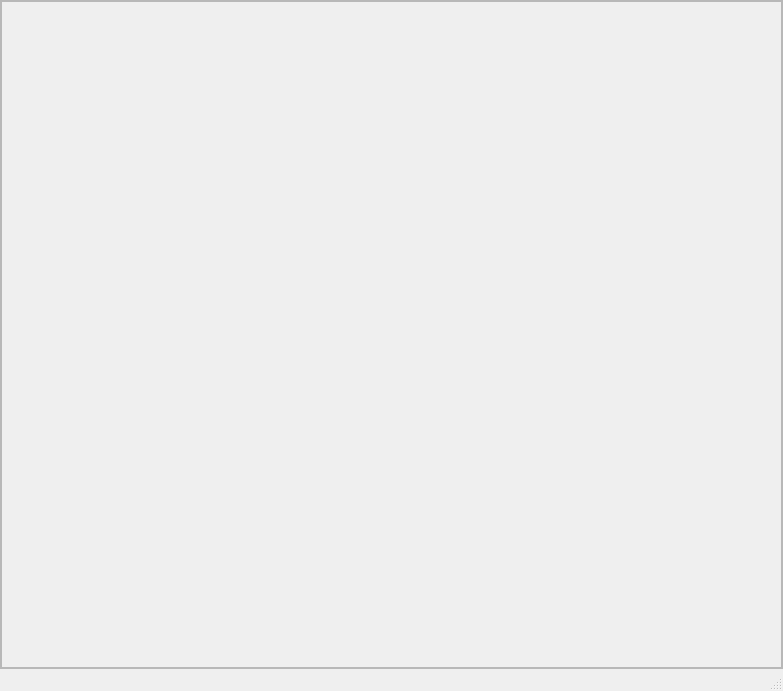
<?xml version="1.0" encoding="UTF-8"?>
<ui version="4.0">
 <class>AppWindow</class>
 <widget class="QMainWindow" name="AppWindow">
  <property name="geometry">
   <rect>
    <x>0</x>
    <y>0</y>
    <width>783</width>
    <height>691</height>
   </rect>
  </property>
  <property name="windowTitle">
   <string>AppWindow</string>
  </property>
  <widget class="QWidget" name="centralwidget">
   <layout class="QHBoxLayout" name="horizontalLayout_3">
    <property name="spacing">
     <number>0</number>
    </property>
    <property name="leftMargin">
     <number>0</number>
    </property>
    <property name="topMargin">
     <number>0</number>
    </property>
    <property name="rightMargin">
     <number>0</number>
    </property>
    <property name="bottomMargin">
     <number>0</number>
    </property>
    <item>
     <widget class="QFrame" name="frame_5">
      <property name="frameShape">
       <enum>QFrame::Shape::StyledPanel</enum>
      </property>
      <property name="frameShadow">
       <enum>QFrame::Shadow::Raised</enum>
      </property>
      <layout class="QGridLayout" name="gridLayout" columnstretch="0,0,0,0">
       <property name="leftMargin">
        <number>0</number>
       </property>
       <property name="topMargin">
        <number>0</number>
       </property>
       <property name="rightMargin">
        <number>0</number>
       </property>
       <property name="bottomMargin">
        <number>0</number>
       </property>
       <property name="spacing">
        <number>0</number>
       </property>
       <item row="1" column="3">
        <widget class="QFrame" name="frame_menu_right">
         <property name="frameShape">
          <enum>QFrame::Shape::NoFrame</enum>
         </property>
         <property name="frameShadow">
          <enum>QFrame::Shadow::Raised</enum>
         </property>
         <layout class="QVBoxLayout" name="verticalLayout_6">
          <property name="spacing">
           <number>0</number>
          </property>
          <property name="leftMargin">
           <number>0</number>
          </property>
          <property name="topMargin">
           <number>0</number>
          </property>
          <property name="rightMargin">
           <number>0</number>
          </property>
          <property name="bottomMargin">
           <number>0</number>
          </property>
         </layout>
        </widget>
       </item>
       <item row="0" column="0">
        <widget class="QFrame" name="corner_upper_left">
         <property name="minimumSize">
          <size>
           <width>0</width>
           <height>0</height>
          </size>
         </property>
         <property name="frameShape">
          <enum>QFrame::Shape::NoFrame</enum>
         </property>
         <property name="frameShadow">
          <enum>QFrame::Shadow::Raised</enum>
         </property>
        </widget>
       </item>
       <item row="2" column="0">
        <widget class="QFrame" name="corner_lower_left">
         <property name="minimumSize">
          <size>
           <width>0</width>
           <height>0</height>
          </size>
         </property>
         <property name="frameShape">
          <enum>QFrame::Shape::NoFrame</enum>
         </property>
         <property name="frameShadow">
          <enum>QFrame::Shadow::Raised</enum>
         </property>
        </widget>
       </item>
       <item row="0" column="3">
        <widget class="QFrame" name="corner_upper_right">
         <property name="minimumSize">
          <size>
           <width>0</width>
           <height>0</height>
          </size>
         </property>
         <property name="frameShape">
          <enum>QFrame::Shape::NoFrame</enum>
         </property>
         <property name="frameShadow">
          <enum>QFrame::Shadow::Raised</enum>
         </property>
        </widget>
       </item>
       <item row="1" column="0">
        <widget class="QFrame" name="frame_menu_left">
         <property name="frameShape">
          <enum>QFrame::Shape::NoFrame</enum>
         </property>
         <property name="frameShadow">
          <enum>QFrame::Shadow::Raised</enum>
         </property>
         <layout class="QVBoxLayout" name="verticalLayout_5">
          <property name="spacing">
           <number>0</number>
          </property>
          <property name="leftMargin">
           <number>0</number>
          </property>
          <property name="topMargin">
           <number>0</number>
          </property>
          <property name="rightMargin">
           <number>0</number>
          </property>
          <property name="bottomMargin">
           <number>0</number>
          </property>
         </layout>
        </widget>
       </item>
       <item row="0" column="1">
        <widget class="QFrame" name="frame_menu_top">
         <property name="frameShape">
          <enum>QFrame::Shape::NoFrame</enum>
         </property>
         <property name="frameShadow">
          <enum>QFrame::Shadow::Raised</enum>
         </property>
         <layout class="QHBoxLayout" name="horizontalLayout">
          <property name="spacing">
           <number>0</number>
          </property>
          <property name="leftMargin">
           <number>0</number>
          </property>
          <property name="topMargin">
           <number>0</number>
          </property>
          <property name="rightMargin">
           <number>0</number>
          </property>
          <property name="bottomMargin">
           <number>0</number>
          </property>
         </layout>
        </widget>
       </item>
       <item row="2" column="3">
        <widget class="QFrame" name="corner_lower_right">
         <property name="minimumSize">
          <size>
           <width>0</width>
           <height>0</height>
          </size>
         </property>
         <property name="frameShape">
          <enum>QFrame::Shape::NoFrame</enum>
         </property>
         <property name="frameShadow">
          <enum>QFrame::Shadow::Raised</enum>
         </property>
        </widget>
       </item>
       <item row="2" column="1">
        <widget class="QFrame" name="frame_menu_bottom">
         <property name="frameShape">
          <enum>QFrame::Shape::NoFrame</enum>
         </property>
         <property name="frameShadow">
          <enum>QFrame::Shadow::Raised</enum>
         </property>
         <layout class="QHBoxLayout" name="horizontalLayout_2">
          <property name="spacing">
           <number>0</number>
          </property>
          <property name="leftMargin">
           <number>0</number>
          </property>
          <property name="topMargin">
           <number>0</number>
          </property>
          <property name="rightMargin">
           <number>0</number>
          </property>
          <property name="bottomMargin">
           <number>0</number>
          </property>
         </layout>
        </widget>
       </item>
       <item row="1" column="1">
        <widget class="QFrame" name="frame_main">
         <property name="sizePolicy">
          <sizepolicy hsizetype="Expanding" vsizetype="Expanding">
           <horstretch>0</horstretch>
           <verstretch>0</verstretch>
          </sizepolicy>
         </property>
         <property name="frameShape">
          <enum>QFrame::Shape::StyledPanel</enum>
         </property>
         <property name="frameShadow">
          <enum>QFrame::Shadow::Raised</enum>
         </property>
         <layout class="QVBoxLayout" name="verticalLayout">
          <property name="spacing">
           <number>0</number>
          </property>
          <property name="leftMargin">
           <number>0</number>
          </property>
          <property name="topMargin">
           <number>0</number>
          </property>
          <property name="rightMargin">
           <number>0</number>
          </property>
          <property name="bottomMargin">
           <number>0</number>
          </property>
         </layout>
        </widget>
       </item>
      </layout>
     </widget>
    </item>
   </layout>
  </widget>
  <widget class="QMenuBar" name="menubar">
   <property name="geometry">
    <rect>
     <x>0</x>
     <y>0</y>
     <width>783</width>
     <height>29</height>
    </rect>
   </property>
   <property name="sizePolicy">
    <sizepolicy hsizetype="MinimumExpanding" vsizetype="Preferred">
     <horstretch>0</horstretch>
     <verstretch>0</verstretch>
    </sizepolicy>
   </property>
   <property name="styleSheet">
    <string notr="true">vertical-align: center;</string>
   </property>
  </widget>
  <widget class="QStatusBar" name="statusBar"/>
  <action name="actionNew">
   <property name="text">
    <string>New...</string>
   </property>
  </action>
  <action name="actionOpen">
   <property name="text">
    <string>Open...</string>
   </property>
  </action>
  <action name="actionSaveAs">
   <property name="text">
    <string>Save As...</string>
   </property>
  </action>
  <action name="actionSave">
   <property name="text">
    <string>Save</string>
   </property>
  </action>
  <action name="actionExit">
   <property name="text">
    <string>Exit</string>
   </property>
  </action>
  <action name="actionUndo">
   <property name="text">
    <string>Undo</string>
   </property>
  </action>
  <action name="actionRedo">
   <property name="text">
    <string>Redo</string>
   </property>
  </action>
  <action name="actionAbout">
   <property name="text">
    <string>About...</string>
   </property>
  </action>
  <action name="actionDocumentation">
   <property name="text">
    <string>Documentation...</string>
   </property>
  </action>
  <action name="actionPreferences">
   <property name="text">
    <string>Preferences...</string>
   </property>
  </action>
  <action name="actionSettings">
   <property name="text">
    <string>Settings...</string>
   </property>
  </action>
 </widget>
 <resources/>
 <connections/>
</ui>
